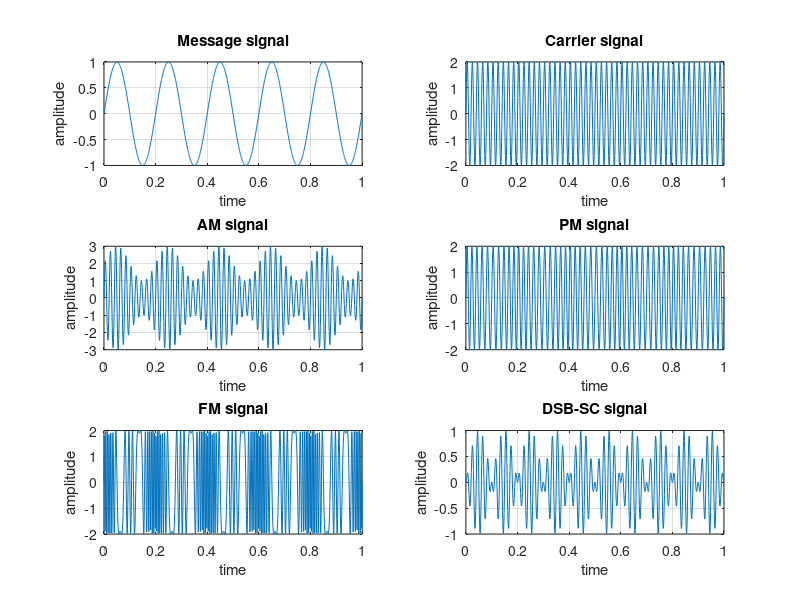

MATLAB code for this plot:
clear all;
close all;
clc;

% Parameters
Am = 1;
Ac = 2;
fm = 5;
fc = 50;
t = 0:0.001:1;
kp = pi/4;
kf = 25;

% Message signal
message_signal = Am * sin(2*pi*fm*t);

% Carrier signal
carrier_signal = Ac * sin(2*pi*fc*t);

% AM signal
am_signal = (Ac + Am * sin(2*pi*fm*t)) .* sin(2*pi*fc*t);

% PM signal
PM_signal = Ac * sin(2*pi*fc*t + kp * message_signal);

% FM signal
FM_signal = Ac * sin(2*pi*fc*t + kf * sin(2*pi*fm*t));

% DSB-SC signal
dsbsc_signal = Am * sin(2*pi*fm*t) .* sin(2*pi*fc*t);

% Plot the results
figure;

subplot(3,2,1);
plot(t, message_signal), grid on;
title('Message signal');
xlabel('time');
ylabel('amplitude');

subplot(3,2,2);
plot(t, carrier_signal), grid on;
title('Carrier signal');
xlabel('time');
ylabel('amplitude');

subplot(3,2,3);
plot(t, am_signal), grid on;
title('AM signal');
xlabel('time');
ylabel('amplitude');

subplot(3,2,4);
plot(t, PM_signal), grid on;
title('PM signal');
xlabel('time');
ylabel('amplitude');

subplot(3,2,5);
plot(t, FM_signal), grid on;
title('FM signal');
xlabel('time');
ylabel('amplitude');

subplot(3,2,6);
plot(t, dsbsc_signal), grid on;
title('DSB-SC signal');
xlabel('time');
ylabel('amplitude');
